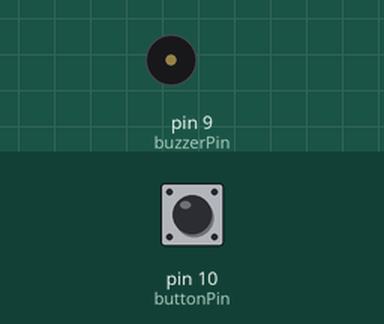
Simulated run of this sketch. Board: Arduino Uno, built with avr-gcc and run on an emulated ATmega328P. On the bench: buzzer (waves = sounding). Inputs (shaded band) come from the test bench; at power-on: pin 10 (buttonPin) LOW. What the sketch prints to the serial monitor is not drawn.

Above: at 2.5 s.
At 6.12 s:
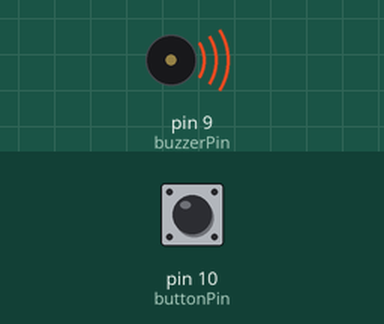
Timing chart, 0 to 6.5 s (numbered marks = the images above):
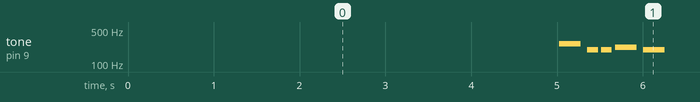

Measured:
- by itself, tone on pin 9 (buzzerPin): repeats every 5.0 s: silent 0.08 s, 2 × (196 Hz 0.13 s, silent 0.04 s), 220 Hz 0.25 s, silent 0.08 s, 196 Hz 0.25 s, silent 0.40 s, 247 Hz 0.25 s, silent 0.08 s, 262 Hz 0.25 s, silent 2.8 s, 262 Hz 0.25 s

The sketch:

Buzzer.ino
```cpp
#include "pitches.h"
int melody[] = {
  NOTE_C4, NOTE_G3, NOTE_G3, NOTE_A3, NOTE_G3, 0, NOTE_B3, NOTE_C4
};

// note durations: 4 = quarter note, 8 = eighth note, etc.:
int noteDurations[] = {
  4, 8, 8, 4, 4, 4, 4, 4
};
const int speakerPin = A0;
const int buttonPin = 10;
const int buzzerPin = 9;
const int limit = 1;
int currentTime;
int lastTime;
int interval = 5000;
int speakerValue;
int buttonState;
void setup() {
 Serial.begin(9600);
 pinMode(speakerPin,INPUT);
 pinMode(buttonPin,INPUT);
 pinMode(buzzerPin,OUTPUT);
}

void loop() {
    //Read the Knock
    speakerValue = 5;//analogRead(speakerPin);
    currentTime = millis();
    if(speakerValue != 0)
    Serial.println(speakerValue);
    Serial.print(" ");Serial.println(buttonState);;


    //We detected a Knock
    if(speakerValue >= limit)
    {
      Serial.println("KNOCK");
      //if we waited 5s
      if(currentTime - lastTime>= 5000)
      {
       for (int thisNote = 0; thisNote < 8; thisNote++) {

               buttonState = digitalRead(buttonPin);
                if(buttonState == HIGH)
                break;
             // to calculate the note duration, take one second divided by the note type.
          //e.g. quarter note = 1000 / 4, eighth note = 1000/8, etc.
          int noteDuration = 1000 / noteDurations[thisNote];
          tone(buzzerPin, melody[thisNote], noteDuration);

          // to distinguish the notes, set a minimum time between them.
          // the note's duration + 30% seems to work well:
            int pauseBetweenNotes = noteDuration * 1.30;
            delay(pauseBetweenNotes);
          // stop the tone playing:
            noTone(buzzerPin);
            }
          lastTime = currentTime;
      }

      }

}
```
